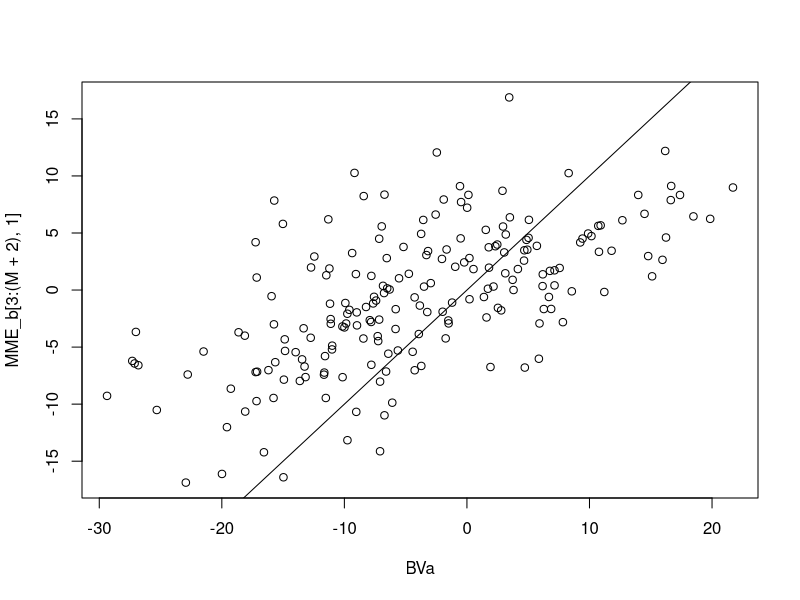
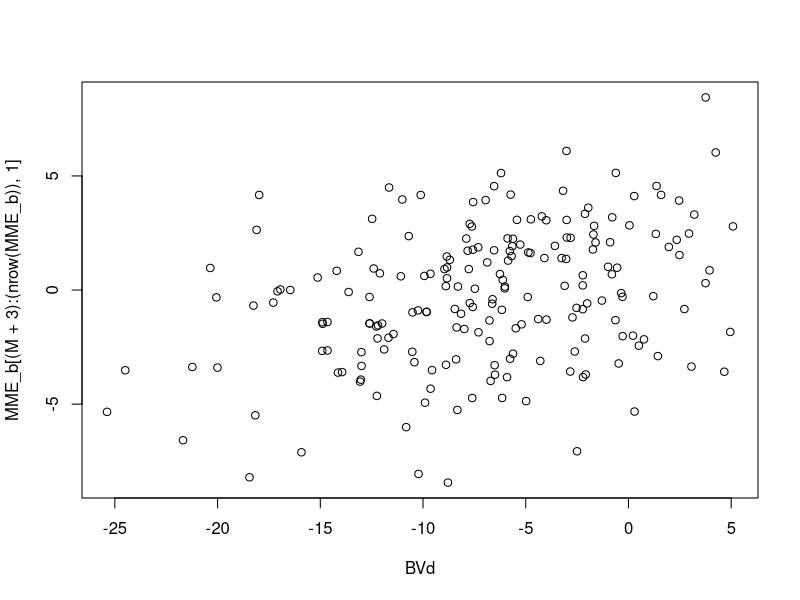
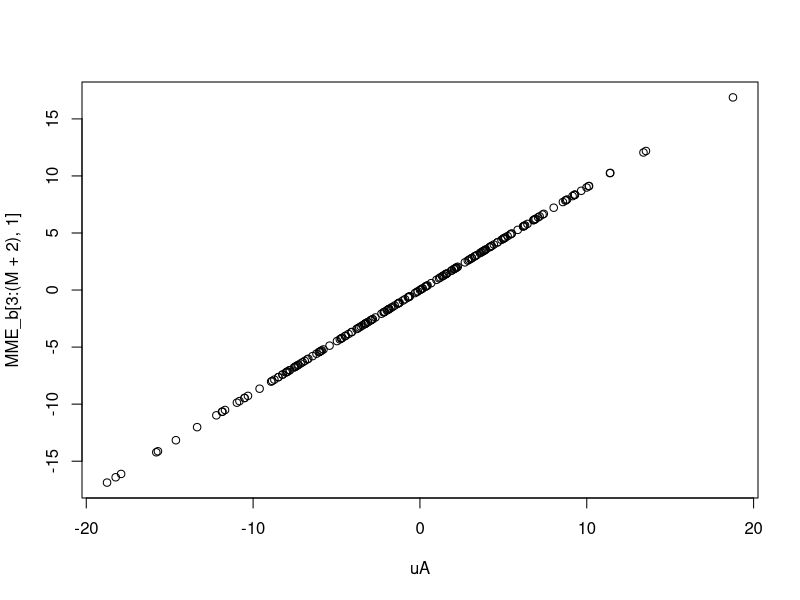
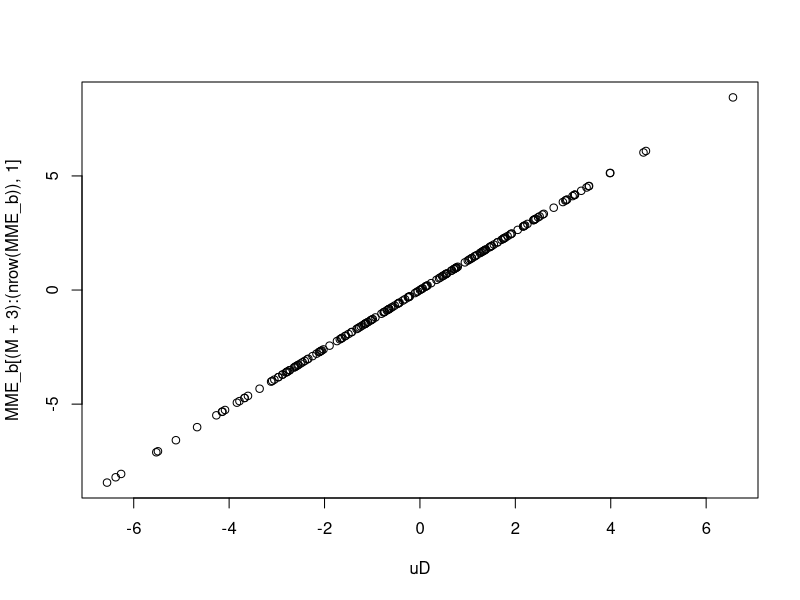

Recreate these plots in R, in order.
M=200
N=200
ha=0.5
hd=0.3

frq=rep(0.5, M)
G=matrix(rbinom(M*N, 2, frq), N, M)
Gd=matrix(ifelse(G==1, 1, 0), N, M)
a=rnorm(M)
d=rnorm(M)
BVa=G%*%a
BVd=Gd%*%d

Beta=matrix(c(1, 2), 2, 1)
X=matrix(rbinom(2*N, 2, 0.5), N, 2)
vBVa=var(BVa)[1,1]
vBVd=var(BVd)[1,1]
ve=vBVa+vBVd
y=X%*%Beta+BVa+BVd+rnorm(N, 0, sqrt(ve))

#MME
C11=t(X)%*%X
C12=t(X)
C21=X
C13=t(X)
C31=X
C22=diag(1, M)+1.5*diag(1, M)
C33=diag(1, M)+3*diag(1, M)
MME_1=cbind(C11, C12, C13)
MME_2=cbind(C21, C22, diag(1, M))
MME_3=cbind(C31, diag(1, M), C33)

MME_mat=rbind(MME_1, MME_2, MME_3)
MME_y=matrix(c(t(X)%*%y, y, y), 2*M+2, 1)
MME_b=solve(MME_mat)%*%MME_y
plot(BVa, MME_b[3:(M+2),1])
abline(a=0, b=1)
plot(BVd, MME_b[(M+3):(nrow(MME_b)),1])

##GLMM
V=(diag(vBVa, N)+diag(vBVd, N)+diag(ve, N))
VI=solve(V)
bEst=solve(t(X)%*%VI%*%X)%*%t(X)%*%VI%*%y

uA=vBVa*VI%*%(y-X%*%bEst)
uD=vBVd*VI%*%(y-X%*%bEst)

plot(uA, MME_b[3:(M+2),1])
plot(uD, MME_b[(M+3):(nrow(MME_b)),1])

uD2=(vBVd/vBVa)*uA
